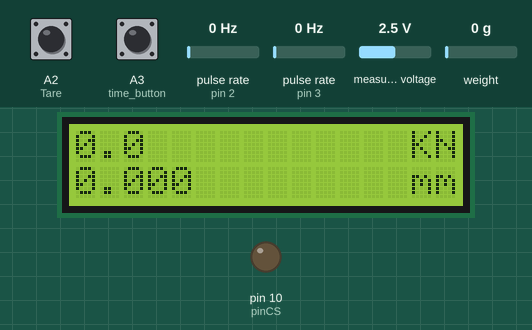
A sketch run on a simulated Arduino Uno, built with avr-gcc and run on an emulated ATmega328P. Parts: 16×2 character LCD, output pins drawn as LEDs (lit = HIGH). Wiring (inferred from the names in the program): 2 × pulse sensor: data pin 2 / data pin 3. The inputs (shaded band) are chosen by the test bench; at power-on: A2 (Tare) HIGH, A3 (time_button) HIGH, pulse rate (sensors on pin 2, pin 3) 0 Hz, measured voltage 2.5 V, weight on the scale 0 g. The local clock reads 2024-03-15 10:24:30 at power-on unless the sketch sets it; storage starts empty; what the sketch prints to the serial monitor is not drawn.

Above: at 9.3 s.
9.4 s: A2 (Tare) pulled LOW for 3.2 s
At 10.6 s:
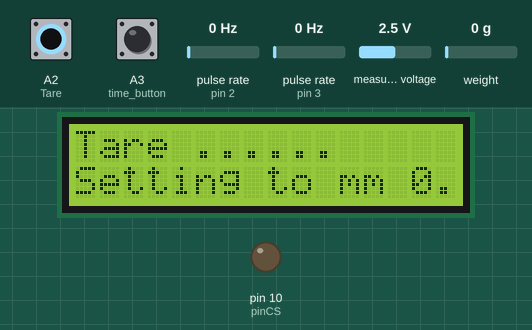
14.1 s: A3 (time_button) pulled LOW for 0.15 s
At 15.0 s:
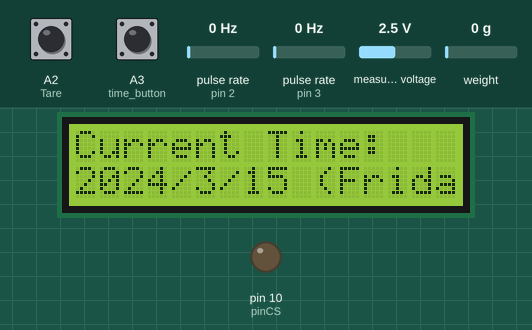
18.4 s: pulse rate (sensor on pin 2) set to 4 Hz
At 19.4 s:
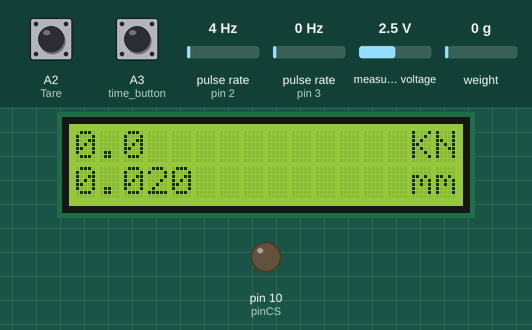
21.0 s: pulse rate (sensor on pin 3) set to 4 Hz
At 21.7 s:
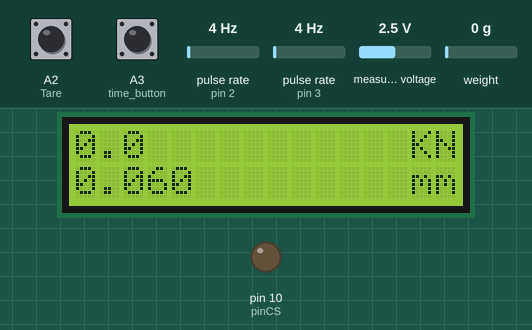
22.7 s: A2 (Tare) pulled LOW for 1 s
At 25.0 s:
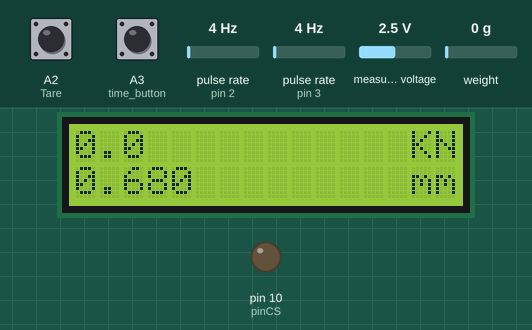
25.5 s: pulse rate (sensor on pin 2) set to 0 Hz
At 27.3 s:
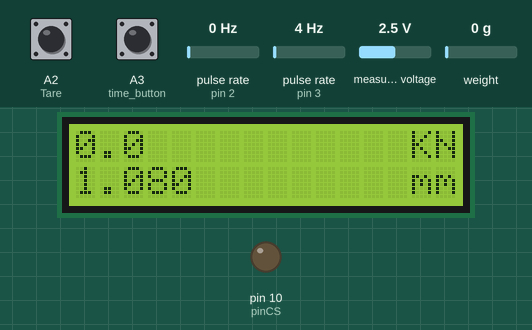
Timing chart, 0 to 28.8 s (numbered marks = the images above; inputs shaded):
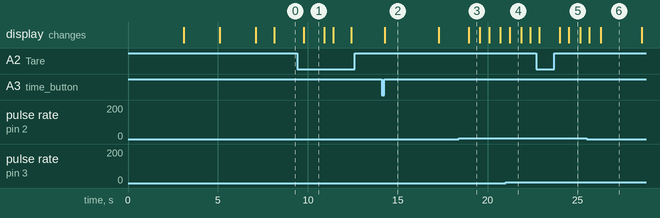

The sketch:

encoder_with_weight.ino
```cpp
#include <SoftwareSerial.h>
#include <SD.h>
#include <SPI.h>
#include <Wire.h>
#include <RTClib.h>
#include <LiquidCrystal.h>
#include <HX711.h>
#include <Adafruit_ADS1015.h>

Adafruit_ADS1115 ads;

RTC_DS3231 rtc;

char daysOfTheWeek[7][12] = {"Sunday", "Monday", "Tuesday", "Wednesday", "Thursday", "Friday", "Saturday"};

//these pins can not be changed 2/3 are special pins
int encoderPin1 = 2;
int encoderPin2 = 3;

volatile int lastEncoded = 0;
volatile long encoderValue = 0;
volatile double newencoderValue = 0;
volatile double offset = 0;

long lastencoderValue = 0;

float wei;
int16_t adc0 = 0;

int lastMSB = 0;
int lastLSB = 0;

const int rs = 9;
const int en = 8;
const int d4 = 7;
const int d5 = 6;
const int d6 = 5;
const int d7 = 4;
const int mode_switch = 1;

LiquidCrystal lcd(rs, en, d4, d5, d6, d7);
const int out = A0;
const int clck = A1;
const int Tare = A2;
HX711 scale(out, clck);
float CalibrationFactor = -17230 ;  // Replace -12000 the calibration factor.

File logger;

#define time_button A3

/*
   for arduino uno
  SD card attached to SPI bus as follows:
 ** MOSI - pin 11
 ** MISO - pin 12
 ** CLK - pin 13
 ** CS - pin 10 (for MKRZero SD: SDCARD_SS_PIN)

   for arduino mega
  SD card attached to SPI bus as follows:
 ** MOSI - pin 51
 ** MISO - pin 50
 ** CLK - pin 52
 ** CS - pin 53 (for MKRZero SD: SDCARD_SS_PIN)
*/

// make the value 53 if u want to use it on arduino mega else 10 for uno
int pinCS = 10;

//edit this to increase datalogging speed in sd card
int interval = 1; //in seconds

int w = interval * 1; // 2 is previous value

void setup()
{
  Serial.begin(9600);
  lcd.begin(16, 2);
  pinMode(time_button, INPUT_PULLUP);
  pinMode(mode_switch, INPUT_PULLUP);
  rtc.begin(); // Initialize the rtc object
  pinMode(Tare, INPUT);
  digitalWrite(Tare, HIGH);
  lcd.setCursor(0, 0);
  lcd.print("  Weight Scale");
  lcd.setCursor(0, 1);
  lcd.print("    Machine");

  delay(3000); // wait for console opening


  pinMode(encoderPin1, INPUT);
  pinMode(encoderPin2, INPUT);

  digitalWrite(encoderPin1, HIGH); //turn pullup resistor on
  digitalWrite(encoderPin2, HIGH); //turn pullup resistor on

  //call updateEncoder() when any high/low changed seen
  //on interrupt 0 (pin 2), or interrupt 1 (pin 3)
  attachInterrupt(0, updateEncoder, CHANGE);
  attachInterrupt(1, updateEncoder, CHANGE);

  if (! rtc.begin()) {
    Serial.println("Couldn't find RTC");
    while (1);
  }

  if (rtc.lostPower()) {
    Serial.println("RTC lost power, lets set the time!");
    // following line sets the RTC to the date & time this sketch was compiled
    rtc.adjust(DateTime(F(__DATE__), F(__TIME__)));
    // This line sets the RTC with an explicit date & time, for example to set
    // January 21, 2014 at 3am you would call:
    // rtc.adjust(DateTime(2014, 1, 21, 3, 0, 0));
  }

  Serial.print("Initializing SD card...");

  if (!SD.begin(10)) {
    Serial.println("initialization failed!");
    while (1);
  }
  Serial.println("initialization done.");

  pinMode(pinCS, OUTPUT);
  DateTime now = rtc.now();

  lcd.clear();
  lcd.setCursor(0, 0);
  lcd.print("Current Time:");
  lcd.setCursor(0, 1);
  lcd.print(now.hour(), DEC);
  lcd.print(':');
  lcd.print(now.minute(), DEC);
  lcd.print(':');
  lcd.print(now.second(), DEC);
  delay(2000);
  lcd.setCursor(0, 0);
  lcd.print("Current Date:");
  lcd.setCursor(0, 1);
  lcd.print(now.year(), DEC);
  lcd.print('/');
  lcd.print(now.month(), DEC);
  lcd.print('/');
  lcd.print(now.day(), DEC);
  lcd.print(" (");
  lcd.print(daysOfTheWeek[now.dayOfTheWeek()]);
  lcd.print(") ");
  delay(2000);

  logger = SD.open("KN_log.txt", FILE_WRITE);
  if (logger) {

    logger.println("Date,Time,Weight,Displacement");
    logger.close(); // close the file
  }
  else {
    Serial.println("error opening KN_log.txt");
  }

  lcd.clear();
  scale.set_scale(CalibrationFactor);
  scale.tare();

  ads.begin();
}
void loop()
{
  DateTime now = rtc.now();
  if (digitalRead(time_button) == LOW) {
    delay(70);
    lcd.clear();
    lcd.setCursor(0, 0);
    lcd.print("Current Time:");
    lcd.setCursor(0, 1);
    lcd.print(now.hour(), DEC);
    lcd.print(':');
    lcd.print(now.minute(), DEC);
    lcd.print(':');
    lcd.print(now.second(), DEC);
    lcd.setCursor(0, 2);
    lcd.print("Current Date:");
    lcd.setCursor(0, 3);
    lcd.print(now.year(), DEC);
    lcd.print('/');
    lcd.print(now.month(), DEC);
    lcd.print('/');
    lcd.print(now.day(), DEC);
    lcd.print(" (");
    lcd.print(daysOfTheWeek[now.dayOfTheWeek()]);
    lcd.print(") ");
    delay(3000);
    lcd.clear();
  }

  if (digitalRead(mode_switch) == LOW) {
    lcd.clear();
    lcd.setCursor(0, 0);
    lcd.print(scale.get_units(), 2);
    lcd.setCursor(13, 0);
    lcd.print(" KN");
    lcd.setCursor(0, 1);
    newencoderValue = (double)encoderValue;
    newencoderValue = (newencoderValue / 50) - offset;
    lcd.print(newencoderValue, 3);
    lcd.setCursor(13, 1);
    lcd.print(" mm");
    delay(500);
  }
  else {
    adc0 = ads.readADC_SingleEnded(0);
    adc0 = map(adc0, 0, 26666, 0, 5000);
    wei = adc0;
    wei = wei / 10;
    lcd.clear();
    lcd.setCursor(0, 0);
    lcd.print(wei, 1);
    lcd.setCursor(13, 0);
    lcd.print(" KN");
    lcd.setCursor(0, 1);
    newencoderValue = (double)encoderValue;
    newencoderValue = (newencoderValue / 50) - offset;
    lcd.print(newencoderValue, 3);
    lcd.setCursor(13, 1);
    lcd.print(" mm");
    delay(500);
  }

  if (digitalRead(Tare) == LOW)
  {
    lcd.clear();
    lcd.setCursor(0, 0);
    lcd.print("Tare ......");
    lcd.setCursor(0, 1);
    lcd.print("Setting to mm 0.");
    offset = newencoderValue;
    delay(1000);
  }

  if (interval == w) {
    if (digitalRead(mode_switch) == LOW) {
      logger = SD.open("KN_log.txt", FILE_WRITE);
      if (logger) {
        logger.print(now.year(), DEC);
        logger.print('/');
        logger.print(now.month(), DEC);
        logger.print('/');
        logger.print(now.day(), DEC);
        logger.print(",");
        logger.print(now.hour(), DEC);
        logger.print(':');
        logger.print(now.minute(), DEC);
        logger.print(':');
        logger.print(now.second(), DEC);
        logger.print(",");
        logger.print(wei, 1);
        logger.print(",");
        logger.print(newencoderValue, 3);
        logger.print(",");
        logger.println("Mode 1");
        logger.close(); // close the file
      }
    }
    else if (digitalRead(mode_switch) == HIGH) {
      logger = SD.open("KN_log.txt", FILE_WRITE);
      if (logger) {
        logger.print(now.year(), DEC);
        logger.print('/');
        logger.print(now.month(), DEC);
        logger.print('/');
        logger.print(now.day(), DEC);
        logger.print(",");
        logger.print(now.hour(), DEC);
        logger.print(':');
        logger.print(now.minute(), DEC);
        logger.print(':');
        logger.print(now.second(), DEC);
        logger.print(",");
        logger.print(scale.get_units(), 2);
        logger.print(",");
        logger.print(newencoderValue, 3);
        logger.print(",");
        logger.println("Mode 2");
        logger.close(); // close the file
      }
    }
    // if the file didn't open, print an error:
    else {
      Serial.println("error opening KN_log.txt");
    }
    w = 0;
  }
  else if (w < interval) {
    w++;
  }
}

void updateEncoder() {
  int MSB = digitalRead(encoderPin1); //MSB = most significant bit
  int LSB = digitalRead(encoderPin2); //LSB = least significant bit

  int encoded = (MSB << 1) | LSB; //converting the 2 pin value to single number
  int sum  = (lastEncoded << 2) | encoded; //adding it to the previous encoded value

  if (sum == 0b1101 || sum == 0b0100 || sum == 0b0010 || sum == 0b1011) encoderValue ++;
  if (sum == 0b1110 || sum == 0b0111 || sum == 0b0001 || sum == 0b1000) encoderValue --;

  lastEncoded = encoded; //store this value for next time
}
```

Measured:
- after the input at 9.4 s, the display: changes after 0.38 s (image 1)
- after the input at 14.1 s, the display: changes after 0.16 s (image 2)
- after the input at 18.4 s, the display: changes after 0.54 s (image 3)
- after the input at 21.0 s, the display: changes after 0.22 s (image 4)
- after the input at 22.7 s, the display: first changes after 0.17 s (image 5 shows a later state)
- what the display in image 1 shows lasts 1.1 s, from 9.8 s to 10.9 s
- what the display in image 2 shows lasts 3.0 s, from 14.3 s to 17.3 s
